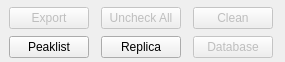
<?xml version="1.0" encoding="UTF-8"?>
<ui version="4.0">
 <class>listView</class>
 <widget class="QWidget" name="listView">
  <property name="geometry">
   <rect>
    <x>0</x>
    <y>0</y>
    <width>285</width>
    <height>62</height>
   </rect>
  </property>
  <property name="sizePolicy">
   <sizepolicy hsizetype="Minimum" vsizetype="Minimum">
    <horstretch>0</horstretch>
    <verstretch>0</verstretch>
   </sizepolicy>
  </property>
  <property name="windowTitle">
   <string>Form</string>
  </property>
  <layout class="QGridLayout" name="gridLayout_2">
   <property name="leftMargin">
    <number>0</number>
   </property>
   <property name="topMargin">
    <number>3</number>
   </property>
   <property name="rightMargin">
    <number>0</number>
   </property>
   <property name="bottomMargin">
    <number>0</number>
   </property>
   <property name="spacing">
    <number>3</number>
   </property>
   <item row="1" column="0">
    <widget class="QPushButton" name="pk_bt_info">
     <property name="enabled">
      <bool>false</bool>
     </property>
     <property name="sizePolicy">
      <sizepolicy hsizetype="Fixed" vsizetype="Fixed">
       <horstretch>0</horstretch>
       <verstretch>0</verstretch>
      </sizepolicy>
     </property>
     <property name="text">
      <string>Export</string>
     </property>
    </widget>
   </item>
   <item row="1" column="1">
    <widget class="QPushButton" name="pk_bt_uncheck">
     <property name="enabled">
      <bool>false</bool>
     </property>
     <property name="sizePolicy">
      <sizepolicy hsizetype="Fixed" vsizetype="Fixed">
       <horstretch>0</horstretch>
       <verstretch>0</verstretch>
      </sizepolicy>
     </property>
     <property name="text">
      <string>Uncheck All</string>
     </property>
    </widget>
   </item>
   <item row="1" column="2">
    <widget class="QPushButton" name="pk_bt_clean">
     <property name="enabled">
      <bool>false</bool>
     </property>
     <property name="sizePolicy">
      <sizepolicy hsizetype="Fixed" vsizetype="Fixed">
       <horstretch>0</horstretch>
       <verstretch>0</verstretch>
      </sizepolicy>
     </property>
     <property name="text">
      <string>Clean</string>
     </property>
    </widget>
   </item>
   <item row="2" column="0">
    <widget class="QPushButton" name="pk_bt_peaklist">
     <property name="sizePolicy">
      <sizepolicy hsizetype="Fixed" vsizetype="Fixed">
       <horstretch>0</horstretch>
       <verstretch>0</verstretch>
      </sizepolicy>
     </property>
     <property name="text">
      <string>Peaklist</string>
     </property>
    </widget>
   </item>
   <item row="2" column="1">
    <widget class="QPushButton" name="pk_bt_replica">
     <property name="sizePolicy">
      <sizepolicy hsizetype="Fixed" vsizetype="Fixed">
       <horstretch>0</horstretch>
       <verstretch>0</verstretch>
      </sizepolicy>
     </property>
     <property name="text">
      <string>Replica</string>
     </property>
    </widget>
   </item>
   <item row="2" column="2">
    <widget class="QPushButton" name="pk_bt_analyzer_peaklist">
     <property name="enabled">
      <bool>false</bool>
     </property>
     <property name="sizePolicy">
      <sizepolicy hsizetype="Fixed" vsizetype="Fixed">
       <horstretch>0</horstretch>
       <verstretch>0</verstretch>
      </sizepolicy>
     </property>
     <property name="text">
      <string>Database</string>
     </property>
     <property name="checked">
      <bool>false</bool>
     </property>
    </widget>
   </item>
  </layout>
 </widget>
 <resources/>
 <connections/>
</ui>
